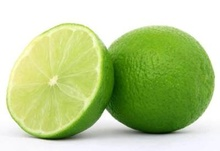
%> input picture Pratikum2/jeruk.jpg, 220 x 151 px, shrunk from 400 x 274 before the run
$ octave Konvolusi_Antara_FilterF_dan_CitraGrayLevel.m   (GNU Octave 9; MATLAB toolbox functions it lacks are replaced by stand-ins)
%> lines starting %> are read from the running program, lines starting %| are printed output that depends on the picture
clear all;
K = 3;                    %set ukuran
F = ones(K,K)/(K*K);    %set matriks filters rata-rata F KxK
K1 = (K+1)/2;
I = imread('jeruk.jpg');
%> I is the input picture: size 151x220x3 uint8; mean R, G, B 185.6, 205.5, 146.7
figure(1), imshow(I);
[N,M,L] = size (I);
%> N = 151; M = 220; L = 3
Citra = zeros (N+K-1, M+K-1, L);
Citra (K1:N+K1-1, K1:M+K1-1, :)=I(:,:,:)
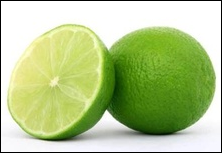
%> Citra: size 153x222x3 double; mean R, G, B 181.5, 201, 143.5
for p =1:L
    for n = K1 : N+K1-1
        for m = K1 : M+K1-1
            konv = 0;
           for I = 1 : K
                for k = 1 : K
                    konv = konv +(F(1,k) * Citra(n+1-K1, m+k-K1,p));
                end
           end
           Citra_konv(n-K1+1, m-K1+1, p) = konv;
        end
    end
end
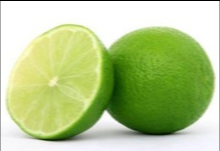
%> Citra_konv: size 151x220x3 double; mean R, G, B 183.2, 203.1, 144.2; drawn with min black and max white
figure(2), imshow(uint8(Citra_konv));
